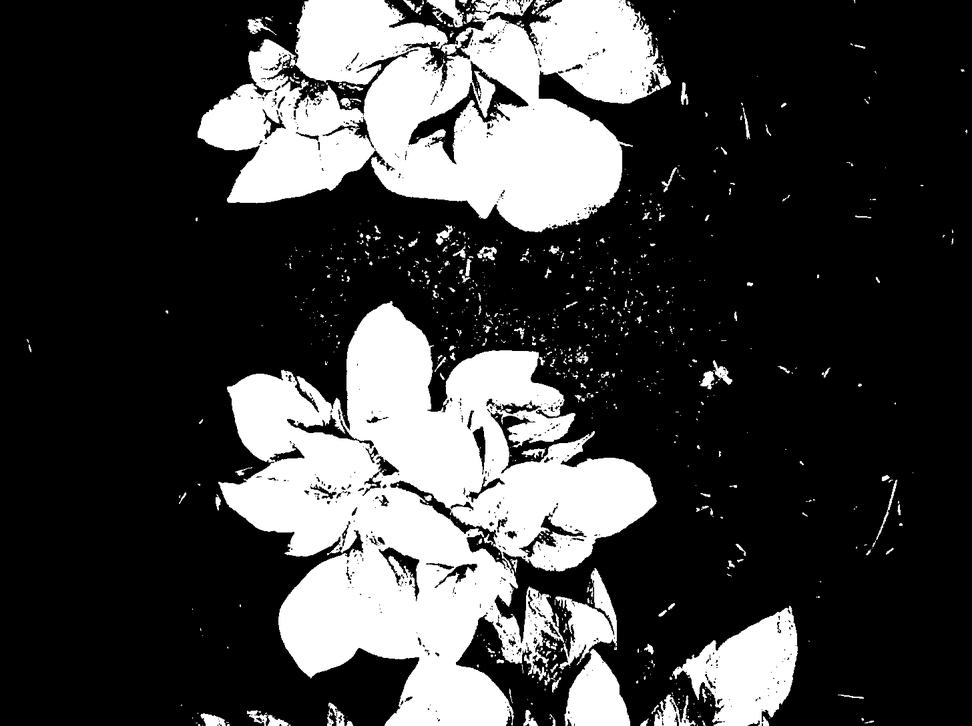
#> input picture outputs/all_methods/classical_segmentation/KMeans/prediction_maps/sample_data/1_1751931514649_46_308401000_-63_280656636_jpg.rf.png, 972 x 726 px, shrunk from 1456 x 1088 before the run
$ python -i classical_segmentation.py   (imports and definitions only)
#> lines starting #> are read from the running program, lines starting #| are printed output that depends on the picture; after the words box and inside, x2 and y2 are one past the last pixel; in counts of white or black regions, pixels touching at a corner belong together
#> further down, picture is the input picture: shape (726, 972, 3); min 0, max 255, mean 64.8
"""
Classical Segmentation Baselines: Otsu, K-means, Watershed.

Usage:
    python classical_segmentation/classical_segmentation.py --data-root sample_data
"""

import argparse
import sys
from pathlib import Path

import cv2
import numpy as np
from PIL import Image

sys.path.insert(0, str(Path(__file__).resolve().parent.parent))
from eval_utils import (
    discover_pairs,
    resolve_dataset_dirs,
    load_gt,
    compute_metrics,
    save_visual,
    save_csv,
    save_prediction_map,
)


# [17 lines left out: functions otsu, kmeans_seg, not called in this run]


def watershed_seg(image_bgr):
    """Watershed with distance-transform markers."""
    gray = cv2.cvtColor(image_bgr, cv2.COLOR_BGR2GRAY)
    _, binary = cv2.threshold(gray, 0, 255, cv2.THRESH_BINARY_INV + cv2.THRESH_OTSU)
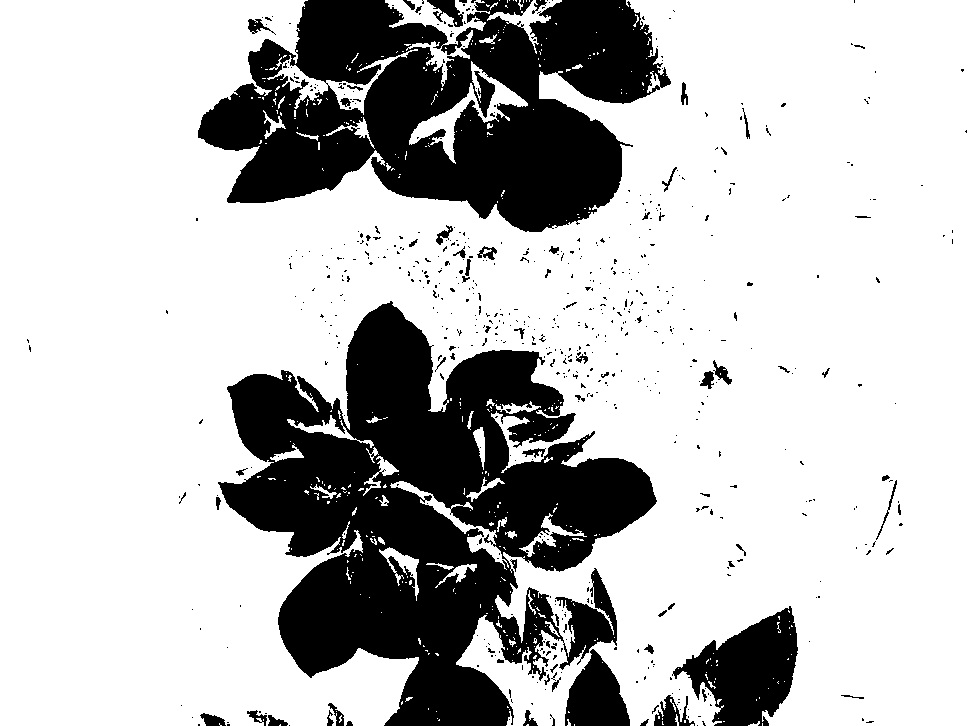
#> binary: shape (726, 972); 74.6% white; 645 black regions (573 under 20 px), largest, box (x1, y1, x2, y2) and area: (218, 301, 657, 726) 94067, (198, 0, 671, 232) 66522, (672, 606, 798, 726) 8342
    k = np.ones((3, 3), np.uint8)
    opening = cv2.morphologyEx(binary, cv2.MORPH_OPEN, k, iterations=2)
#> opening: shape (726, 972); 72.8% white; 345 black regions (279 under 20 px), largest, box (x1, y1, x2, y2) and area: (216, 301, 657, 726) 103992, (198, 0, 671, 232) 71767, (670, 606, 798, 726) 8785
    sure_bg = cv2.dilate(opening, k, iterations=3)
#> sure_bg: shape (726, 972); 77.6% white; 22 black regions (9 under 20 px), largest, box (x1, y1, x2, y2) and area: (224, 307, 653, 726) 83391, (201, 0, 666, 229) 61576, (686, 611, 795, 726) 7376
    dist = cv2.distanceTransform(opening, cv2.DIST_L2, 5)
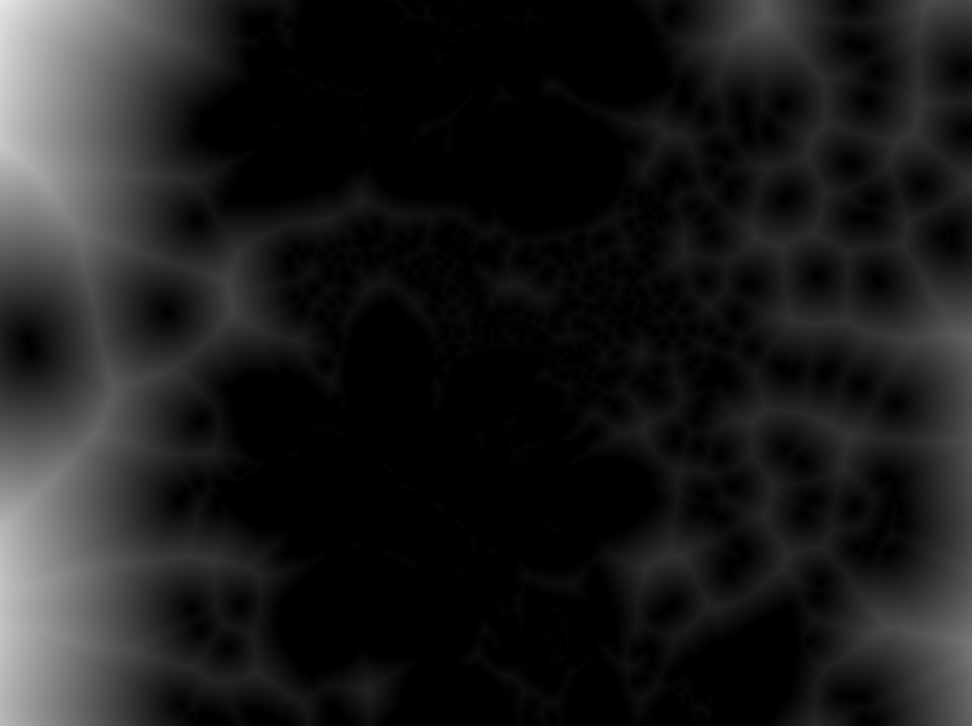
#> dist: shape (726, 972) float32; min 0, max 231.1, mean 28.8
    _, sure_fg = cv2.threshold(dist, 0.3 * dist.max(), 255, 0)
#> sure_fg: shape (726, 972) float32; 13.1% white; 6 white regions (1 under 20 px), largest, box (x1, y1, x2, y2) and area: (0, 0, 183, 726) 80719, (881, 526, 972, 726) 6975, (920, 309, 972, 523) 3303, (739, 0, 788, 38) 1591, (923, 0, 960, 10) 160
    sure_fg = np.uint8(sure_fg)
    unknown = cv2.subtract(sure_bg, sure_fg)
#> unknown: shape (726, 972); 64.5% white; 28 black regions (10 under 20 px), largest, box (x1, y1, x2, y2) and area: (224, 307, 653, 726) 83391, (0, 0, 183, 726) 80719, (201, 0, 666, 229) 61576
    _, markers = cv2.connectedComponents(sure_fg)
#> markers: shape (726, 972) int32; 7 distinct labels, from 0 to 6
    markers += 1
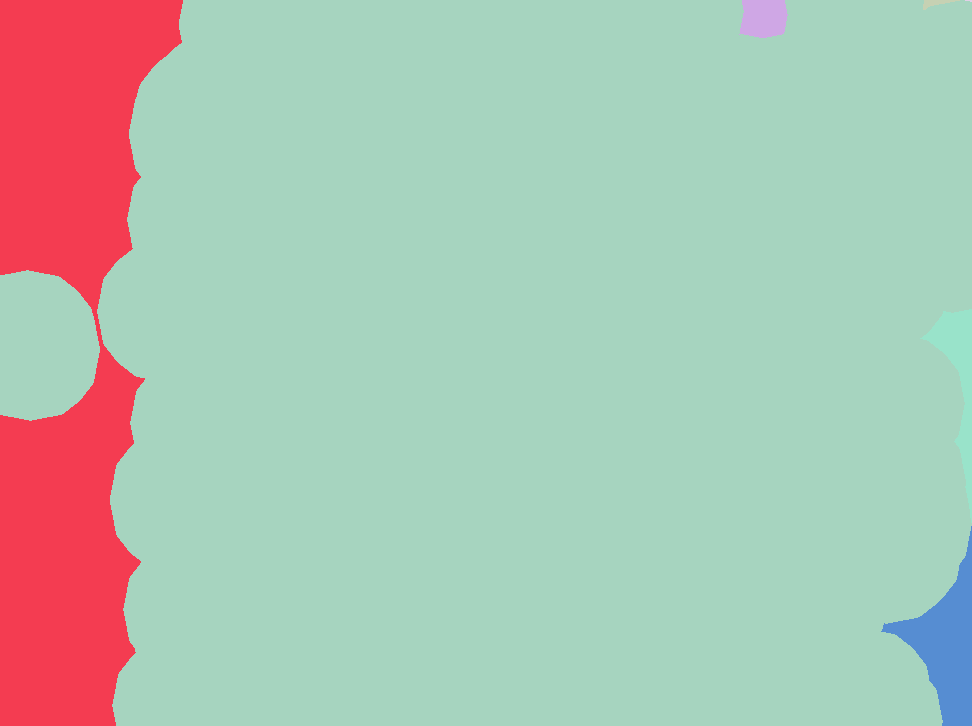
#> markers: shape (726, 972) int32; 7 distinct labels, from 1 to 7; one colour per label, 0 black
    markers[unknown == 255] = 0
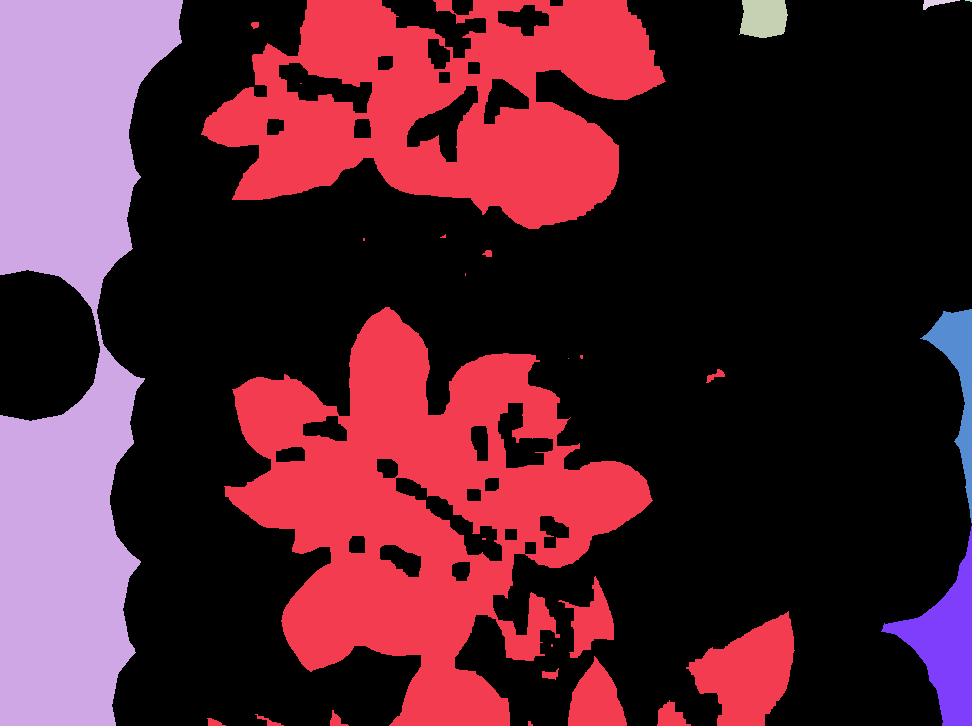
#> markers: shape (726, 972) int32; 8 distinct labels, from 0 to 7; one colour per label, 0 black
    markers = cv2.watershed(image_bgr, markers)
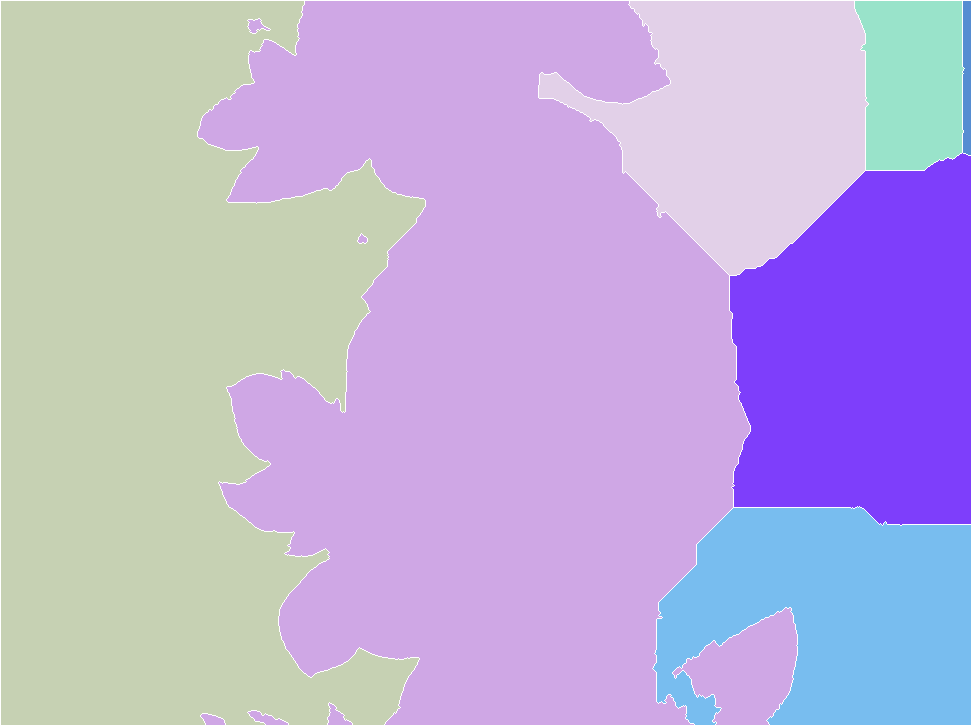
#> markers: shape (726, 972) int32; 8 distinct labels, from -1 to 7; one colour per label, 0 black, -1 white
    return (markers > 1).astype(np.uint8)
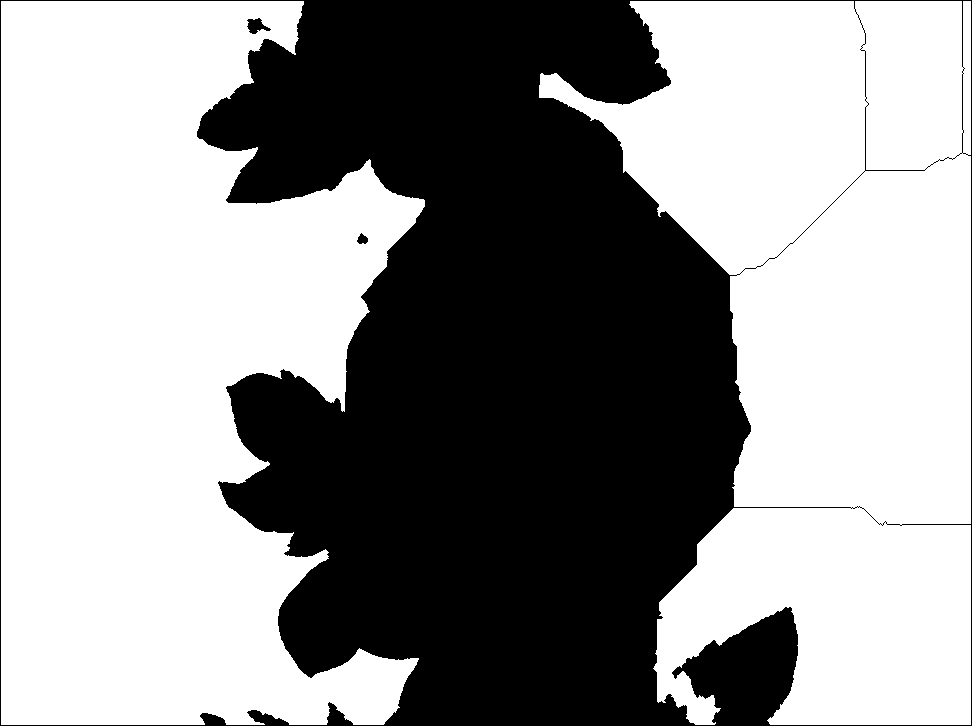
#> returned value: shape (726, 972); values 0 (black) and 1 (white), 58.6% white; 3 black regions, box (x1, y1, x2, y2) and area: (0, 0, 972, 726) 291598, (247, 18, 271, 34) 211, (357, 233, 368, 244) 80


METHODS = {"Otsu": otsu, "KMeans": kmeans_seg, "Watershed": watershed_seg}


# [41 lines left out: function main, not called in this run]


# [2 lines not run here, left out]

>>> import cv2
>>> picture = cv2.imread('../outputs/all_methods/classical_segmentation/KMeans/prediction_maps/sample_data/1_1751931514649_46_308401000_-63_280656636_jpg.rf.png')
>>> result = watershed_seg(picture)
